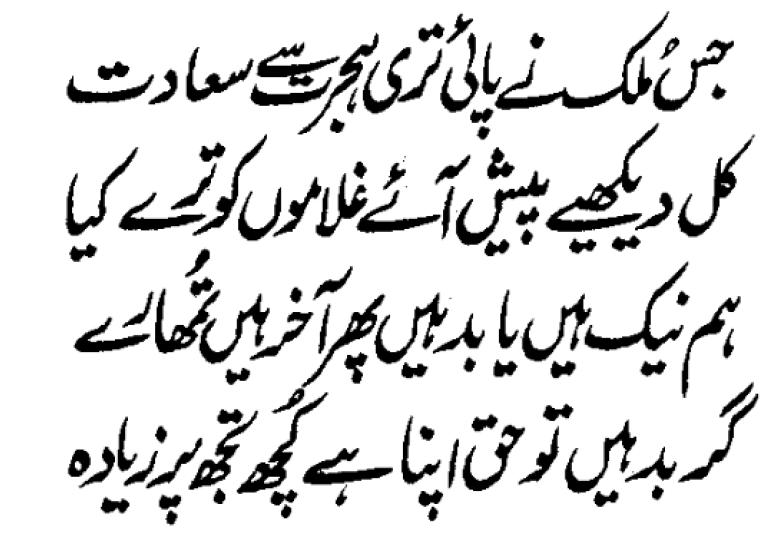
#> input picture Lab 03/lab3 Images/XY-cutss.png, 769 x 534 px
$ python Task3.py
#> lines starting #> are read from the running program, lines starting #| are printed output that depends on the picture
import cv2, glob, os
import numpy as np
import matplotlib.pyplot as plt

def xy_Slices(path):
#> called with path = '../lab3 Images/XY-cutss.png'
	directory = "/".join(path.split('/')[:-1])
	extension = path.split('/')[-1].split('.')[1]
	file_name = path.split('/')[-1].split('.')[0]

	image = cv2.imread(path, 0)
#> image is the input picture: shape (534, 769); min 0, max 255, mean 219.8
	plot, ax = plt.subplots()

	height, width = image.shape
#> height = 534; width = 769
	print("Height\t:\t", height, "\t\tWidth\t:\t", width)
#| Height	:	 534 		Width	:	 769

	if not os.path.exists(directory + "/Slices/"):
		os.makedirs(directory + "/Slices/")

	for x in range(height):
		if(image[x].sum() / 255 > 750):
			ax.axhline(y = x, linewidth=2, color='black')

	ax.imshow(image, cmap='gray')
	plot.savefig(directory + "/Slices/Slice_" + file_name.split('/')[-1].split('.')[0] + ".png", dpi = 100)
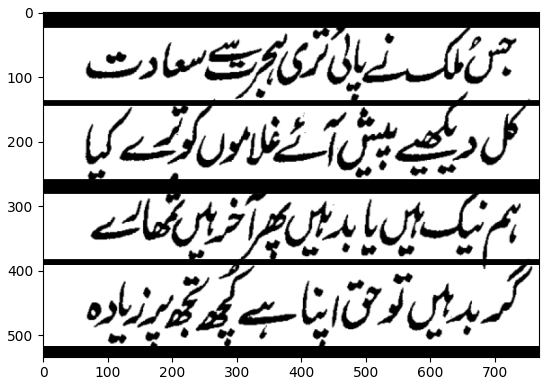
#> figure drawn by matplotlib, 1 panel

def main():
	xy_Slices("../lab3 Images/XY-cutss.png")

if __name__ == '__main__':
	main()
